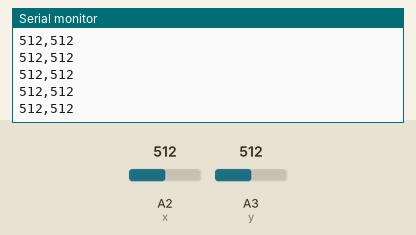
A sketch run on a simulated Arduino Uno, built with avr-gcc and run on an emulated ATmega328P. Shown: the last lines printed to the serial monitor. Inputs (shaded band) come from the test bench; at power-on: A2 (x) = 512, A3 (y) = 512.

Above: at 1.2 s.
1.3 s: A2 (x) set to 716
At 1.31 s:
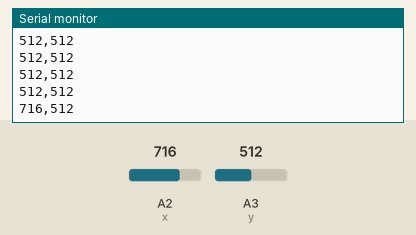
2.8 s: A3 (y) set to 716
At 2.82 s:
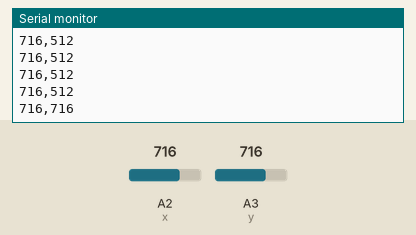
4.3 s: A2 (x) set to 900
At 4.33 s:
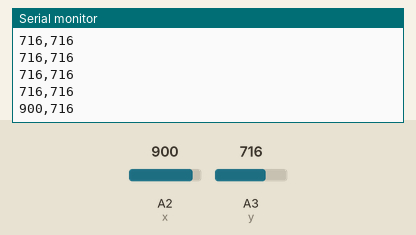
5.8 s: A3 (y) set to 900
At 5.84 s:
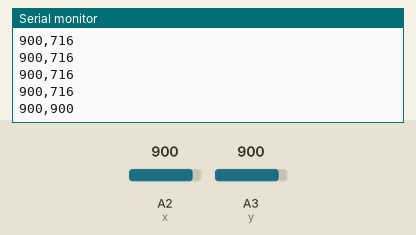
Timing chart, 0 to 8.3 s (numbered marks = the images above; inputs shaded):
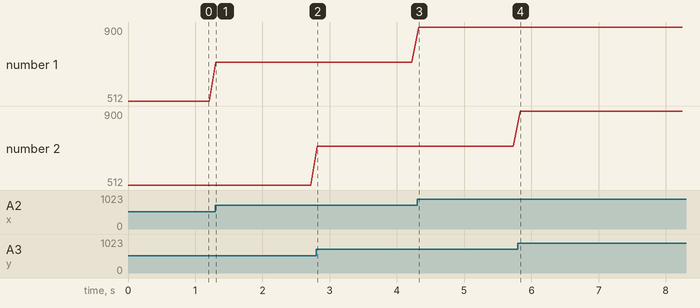

The sketch:

Joystick_Arduino.ino
```cpp
int x=A2;  // Define pins.
int y=A3;

void setup() {
Serial.begin(9600); // Initialize serial.
}

void loop() { // The loop function runs over and over again forever.
int joyx=analogRead(x); // Set a variable for the x-axis.
int joyy=analogRead(y); // Set a variable for the y-axis.

Serial.print(joyx); // Print x-axis on the serial port.
Serial.print(",");
Serial.println(joyy); // Print y-axis on the serial port.
delay(100);
}
```

Measured:
- after the input at 1.3 s, the serial monitor: prints a new line at once (image 1)
- after the input at 2.8 s, the serial monitor: prints a new line at once (image 2)
- after the input at 4.3 s, the serial monitor: prints a new line at once (image 3)
- after the input at 5.8 s, the serial monitor: prints a new line at once (image 4)
- plotted number 1: 512 → 716 after the input at 1.3 s, 716 → 900 after the input at 4.3 s
